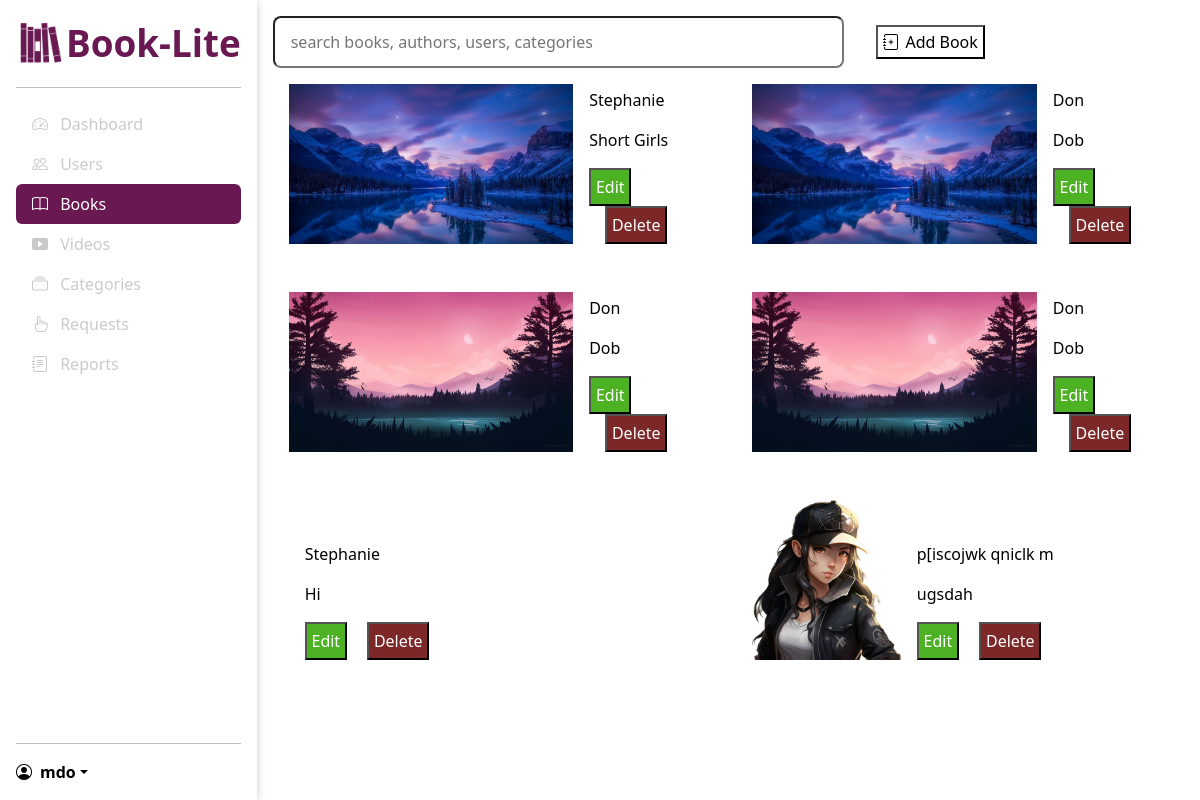
The app's page /admin/books (signed in) with its own data.
### models/models.py (models this page shows)
class Book(db.Model):
    id = db.Column(db.Integer, primary_key=True)
    title = db.Column(db.String(100), nullable=False)
    author = db.Column(db.String(100), nullable=False)
    description = db.Column(db.Text, nullable=False)
    cover_path = db.Column(db.String(100), nullable=False)
    file_path = db.Column(db.String(100), nullable=False)
    category_id = db.Column(db.Integer, db.ForeignKey('category.id'), nullable=False)
    rentals = db.relationship('Rental', backref='book', lazy=True)

### routes/admin.py (the view)
@admin_bp.route('/books')
@login_required
@isAdmin
def books():
    books = Book.query.all()
    return render_template('admin/books.html', books=books, b_active="active")

### main.py (called while the page is built)
@login_manager.user_loader
def load_user(user_id):
    return User.query.get(int(user_id))

### routes/admin.py (called while the page is built)
def isAdmin(f):
    @wraps(f)
    def decorated_function(*args, **kwargs):
        if not current_user.is_admin:
            logout_user(current_user)
            return redirect(url_for('auth.login'))
        return f(*args, **kwargs)
    return decorated_function

### templates/admin/books.html (shortened to what this page needs)
{% extends "/admin/base_admin.html" %} {%block title %}Books{% endblock %} {%
block main %}
<div class="main-top">
  <div class="search-bar">
    <input
      type="search"
      name=""
      id=""
      placeholder="search books, authors, users, categories"
    />
  </div>
  <div class="add-buttons">
    <button class="add-user">
      <a href="{{url_for('admin.new_book')}}">
        <i class="bi bi-journal-plus"></i>
        Add Book
      </a>
    </button>
  </div>
</div>
<div class="all-books">
    {% for book in books %}
    <div class="book-container">
      <img src="/static/images/covers/{{ book.cover_path }}" alt="" />
      <div class="text">
        <p>{{ book.author }}</p>
        <p>{{ book.title }}</p>
        <button><a href="/admin/books/{{ book.id }}/edit">Edit</a></button>
        <button>
          <a href="/admin/books/{{ book.id }}/delete">Delete</a>
        </button>
      </div>
    </div>
    {% endfor %}
</div>
{% endblock %}

### static/css/admin.css (style rules this page uses)
* { margin: 0; padding: 0; scroll-behavior: smooth; color: black; }
*, *::before, *::after { box-sizing: border-box; }
body { width: 100vw; height: 100vh; overflow: hidden; }
:root { --secondary-color: #691852; --light-primary-color: #fff; --dark-primary-color: #000; --grey-color: #cacaca; }
.main-top { display: flex; justify-content: space-between; align-items: center; gap: 2rem; }
.search-bar { display: flex; align-items: center; width: 65%; font-size: 1rem; }
.search-bar input { height: 100%; padding: 0.8rem 1rem; width: 100%; border-radius: 0.5rem; outline: none; }
.add-buttons { display: flex; gap: 1rem; width: 35%; }
.add-user { background: none; }
.add-user a { display: flex; gap: 0.4rem; padding: 0.2rem 0.3rem; align-items: center; color: var(--dark-primary-color); background: none; }
.add-user a { text-decoration: none; }
.all-books { justify-content: space-evenly; display: grid; grid-template-columns: repeat(auto-fit, minmax(23rem, 1fr)); width: 100%; gap: 1rem; }
.book-container { padding: 1rem; display: flex; align-items: flex-end; gap: 1rem; }
.book-container img { height: 10rem; }
.all-books .text { flex: 1 1 auto; }
.book-container .text button a , .all-videos .desc button a { text-decoration: none; color: white; }
.book-container .text button:first-of-type, .video-container .desc button:first-of-type { background: var(--secondary-green); }
.all-books .text button + button, .video-container .desc button + button { margin-left: 1rem; }
.all-books .text button, .video-container .desc button { background: #7c2828; padding: 0.3rem; }
:root { --primary-purple: #dfdcfaff; --primary-blue: rgb(198, 229, 244); --secondary-blue: rgb(146, 213, 247); --primary-pink: rgb(250, 239, 229); --primary-green: rgb(221, 243, 212); --background-green: #bae6a7ff; --secondary-purple: #7d71feff; --secondary-green: #4db223ff; --secondary-orange: #ed7724ff; --primary-orange: rgba(255, 192, 147, 0.735); --white: #fff; --black: #000; --gray: rgba(20, 20, 20, 0.607); --transparent-color: rgba(0, 0, 0, 0.06); --border-color: rgba(0, 0, 0, 0.1); }

### static/css/user.css (style rules this page uses)
* { margin: 0; padding: 0; scroll-behavior: smooth; color: black; }
*, *::before, *::after { box-sizing: border-box; }
body { width: 100vw; height: 100vh; overflow: hidden; }
:root { --secondary-color: #691852; --light-primary-color: #fff; --dark-primary-color: #000; --grey-color: #cacaca; }

### records on screen
Book: author "Stephanie", title "Short Girls"
Book: author "Don", title "Dob"
Book: author "Don", title "Dob"
Book: author "Don", title "Dob"
Book: author "Stephanie", title "Hi"
Book: cover_path (picture), author "p[iscojwk qniclk m", title "ugsdah"
